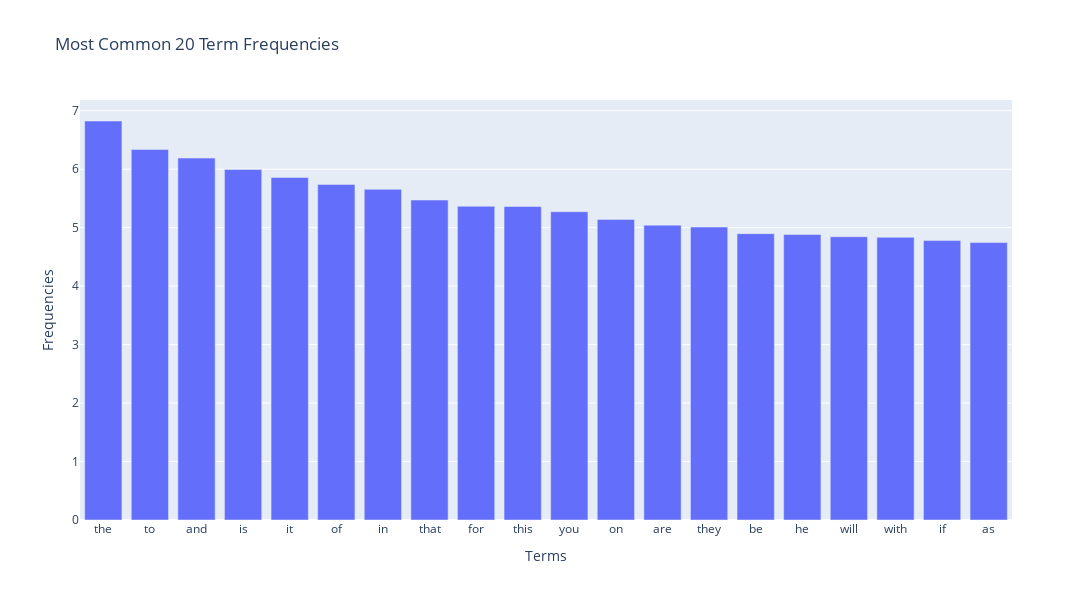

The notebook cell saved with this chart:
### Code cell
# The log distribution
# Create bar chart
fig = px.bar(
    x=terms,
    y=np.log(freqs),
    labels={'x': 'Terms', 'y': 'Frequencies'},
    title="Most Common 20 Term Frequencies"
)

fig.update_layout(
    width=2000,
    height=600
)

fig.show()

### Figure 1 — Plotly figure (JSON) as saved in the notebook; plotly's stock layout.template omitted (floating-point values rounded to 4 significant figures)
{"data": [{"hovertemplate": "Terms=%{x}<br>Frequencies=%{y}<extra></extra>", "legendgroup": "", "marker": {"color": "#636efa", "pattern": {"shape": ""}}, "name": "", "orientation": "v", "showlegend": false, "textposition": "auto", "type": "bar", "x": ["the", "to", "and", "is", "it", "of", "in", "that", "for", "this", "you", "on", "are", "they", "be", "he", "will", "with", "if", "as"], "xaxis": "x", "y": [6.824, 6.339, 6.19, 5.996, 5.858, 5.74, 5.656, 5.472, 5.366, 5.361, 5.273, 5.142, 5.043, 5.011, 4.898, 4.883, 4.844, 4.836, 4.779, 4.745], "yaxis": "y"}], "layout": {"barmode": "relative", "height": 600, "legend": {"tracegroupgap": 0}, "title": {"text": "Most Common 20 Term Frequencies"}, "width": 2000, "xaxis": {"anchor": "y", "domain": [0, 1], "title": {"text": "Terms"}}, "yaxis": {"anchor": "x", "domain": [0, 1], "title": {"text": "Frequencies"}}}}
